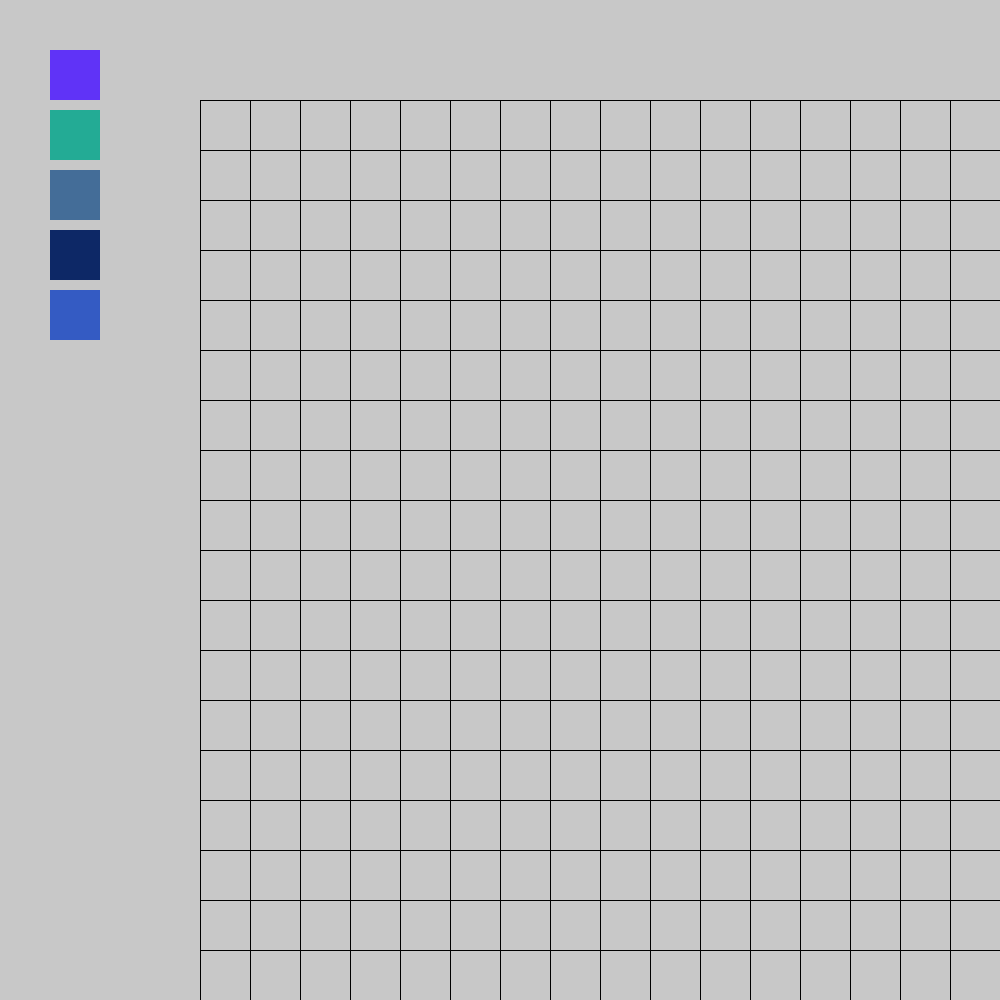
Frame 1 (no input)
Frame 60 (the mouse pressed at the canvas centre just before this capture): identical to frame 1, image omitted
Frame 120 (the mouse held since frame 60 and released just before this capture): identical to frame 1, image omitted

The Processing sketch that drew this single still picture (run headless with seeded random() and noise(); from frame 60 on, the mouse is pressed at the canvas centre):

// Processing sketch: a3
// ── a3.pde
ArrayList<Building> buildings = new ArrayList<Building>();
int gridSize = 50;
int sidebarWidth = 200;
int topWidth = 100;
int selectedBuilding = -1;

boolean mouseDown = false;

class Building {
    ArrayList<PVector> positions = new ArrayList<PVector>();
    PImage img;
    color c;

    int optionIndex;

    Building(PImage img, int optionIndex) {
        this.img = img;
        this.optionIndex = optionIndex;
    }

    Building(color c, int optionIndex) {
        this.c = c;
        this.optionIndex = optionIndex;
    }

    public void add(PVector p) {
        positions.add(p);
    }

    public void draw() {
        for (int i = 0; i < positions.size(); i++) {
            PVector p = positions.get(i);
            // image(img, p.x, p.y);
            fill(c);
            noStroke();
            square(p.x, p.y, gridSize);

        }

        // draw option
        fill(c);
        noStroke();
        square(50, 50 + (10+ gridSize) * optionIndex , gridSize);
    }

    public void update() {
        for (int i = 0; i < positions.size(); i++) {
            PVector p = positions.get(i);
            p.x += random(-1, 1);
            p.y += random(-1, 1);
        }
    }

    public void remove(int x, int y) {
        for (int i = 0; i < positions.size(); i++) {
            PVector p = positions.get(i);
            if (p.x == x && p.y == y) {
                positions.remove(i);
            }
        }
    }

    public void clear() {
        positions.clear();
    }
}



void setup() {
  size(1000, 1000);
  background(200);
  frameRate(70);
  textSize(10);
  strokeWeight(1);
    buildings.add(new Building(color(random(150), random(200), random(100, 255)) , 0));
    buildings.add(new Building(color(random(150), random(200), random(100, 255)) , 1));
    buildings.add(new Building(color(random(150), random(200), random(100, 255)) , 2));
    buildings.add(new Building(color(random(150), random(200), random(100, 255)) , 3));
    buildings.add(new Building(color(random(150), random(200), random(100, 255)) , 4));

}

void draw() {
    // background(200);
    drawBackground();

    // if(buildings.size() == 0) return;

    for (int i = 0; i < buildings.size(); i++) {
        Building b = buildings.get(i);
        b.draw();
    }



}

void drawBackground(){
  strokeWeight(1);

    for (int x = sidebarWidth; x < width; x += gridSize) {
        for (int y = topWidth; y < height; y += gridSize) {
            line(x, topWidth, x, height);
            line(sidebarWidth, y, width, y);
        }
    }
}


void mouseClicked() {
    PVector currentPosition = new PVector(mouseX, mouseY);
    if (mouseX < sidebarWidth) {
        // add building

        //in optionis column
        if(currentPosition.x > 50 && currentPosition.x < 50 + gridSize){

            float index = (currentPosition.y-50)/(10+ gridSize);
            selectedBuilding = (int)index;

        }

        return;
    }


    currentPosition.x = currentPosition.x -  currentPosition.x % gridSize;
    currentPosition.y = currentPosition.y -  currentPosition.y % gridSize;
    // fill(255, 0, 0);
    // square(currentPosition.x, currentPosition.y, gridSize);

    if(selectedBuilding == -1) return;

    buildings.get(selectedBuilding).add(currentPosition);
}

// void keyPressed() {
//     if ( key == ' ' )  {
//         background(200);
//     }
// }

// void mousePressed() {
//     mouseDown = true;
// }


// void mouseDragged() {
//     PVector currentPosition = new PVector(mouseX, mouseY);

//     if(mouseDown) {
//     }
// }

// void mouseReleased() {
//     mouseDown = false;
// }
